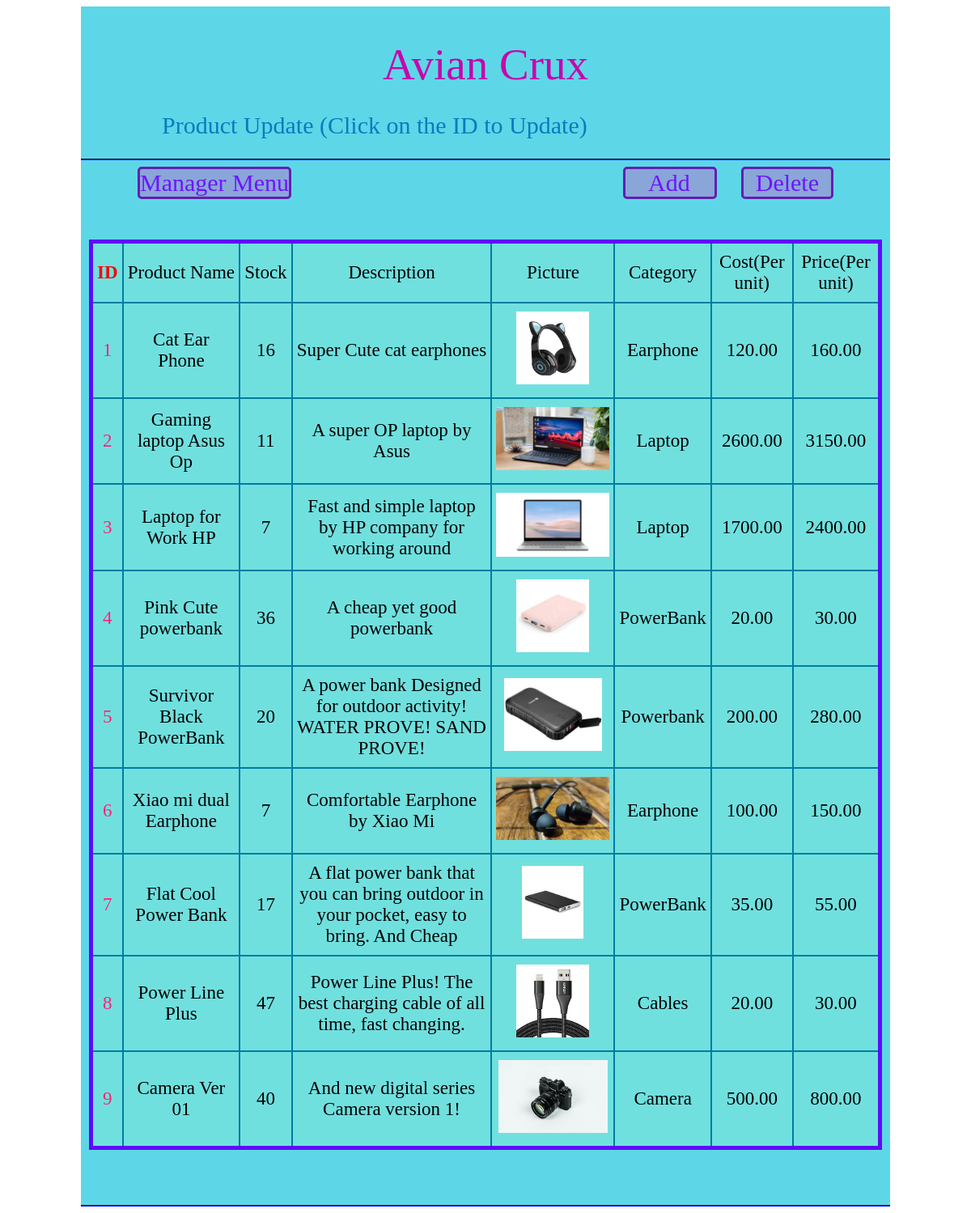
The page /ManagerUpdateProductList.php (signed in) on the database its author committed.
### tables this page shows
CREATE TABLE `productlist` (
  `ProductID` int(11) NOT NULL,
  `ProductName` varchar(255) NOT NULL,
  `ProductDescription` varchar(255) NOT NULL,
  `ProductCategory` varchar(255) NOT NULL,
  `ProductStock` int(11) NOT NULL,
  `ProductCost` decimal(10,2) NOT NULL,
  `ProductPrice` decimal(10,2) NOT NULL,
  `ProductPicture` varchar(255) NOT NULL
);

### ManagerUpdateProductList.php (the view, shortened to what this page needs)
<?php session_start();
include_once 'connection.php';?>
<!DOCTYPE html>
<html lang="en">
<head>
    <link href="allin1css.css" rel="stylesheet"  type="text/css"/>
</head>
<body>
    <center>
<div id="contain">
    <div id="header"><center><div id= "pagetype">Avian Crux</div></center></div>
    <div id="menu" class="welcome">Product Update (Click on the ID to Update)</div>
    <hr class="lining">
    <div id="menu" >
        <div id="firstconn"><a href="AvianCruxManagerHome.php" class="deco">Manager Menu</a></div>
        <div class="lastconn"><a href="ManagerDeleteProductList.php" class="deco">   &nbsp;  Delete  &nbsp;   </a></div>
        <div class="secondlastconn"><a href="ManagerAddProductListForm.php" class="deco">  &nbsp;&nbsp;&nbsp;  Add  &nbsp;&nbsp;&nbsp;  </a></div>
    </div>
    <div style="height:60px;"></div>
    <table class="choosable">
<tr class="choosable">
<td class="choosable"><font color="red"><b>ID</b></font></td>
<td class="choosable">Product Name</td>
<td class="choosable">Stock</td>
<td class="choosable">Description</td>
<td class="choosable">Picture</td>
<td class="choosable">Category</td>
<td class="choosable">Cost(Per unit)</td>
<td class="choosable">Price(Per unit)</td>
</tr>
<?php
$sqlquery11= "Select * From productlist";
$result11 = mysqli_query($conn, $sqlquery11);
$resultcheck11 = mysqli_num_rows($result11) ;
if ($resultcheck11 > 0){
    while($row = mysqli_fetch_assoc($result11)){
?>
<tr class="choosable">
<td class="choosable"><a href="ManagerUpdateProductListForm.php?ProductID=<?php echo $row['ProductID']; ?>" class="linkform"><?php
echo $row['ProductID'];
?></a></td>
<td class="choosable"><?php echo $row['ProductName']; ?></td>
<td class="choosable"><?php echo $row['ProductStock']; ?></td>
<td class="choosable"><?php echo $row['ProductDescription']; ?></td>
<td class="choosable"><img src="image/products/<?php  echo $row['ProductPicture']; ?>" class = "ListImage"></td>
<td class="choosable"><?php echo $row['ProductCategory']; ?></td>
<td class="choosable"><?php echo $row['ProductCost']; ?></td>
<td class="choosable"><?php echo $row['ProductPrice']; ?></td>
</tr>
<?php }
   }
    ?>
</table>
    <div style="height:60px;"></div>
    <hr class="lining">
</center>
</body>

### allin1css.css (style rules this page uses)
#contain { background-color:rgb(93, 215, 231); width:1000px; }
#header { padding-top: 20px; height:110px; width:1000px; font-size:80px; text-align: center; }
#pagetype { padding-top: 20px; height:100px; width:300px; font-size:55px; text-align: center; color : rgb(199, 5, 173); }
#menu { font-size: 30px; height:30px; width:1000px; color : rgb(6, 124, 192); }
.welcome { text-align: left; padding-left: 100px; padding-bottom: 20px; }
#firstconn { float:left; margin-left: 70px; background-color: rgb(138, 166, 216); border-color: rgb(100, 30, 180); border-width: 3px; border-style: solid; border-radius: 5px; }
.lastconn { float:right; margin-right: 70px; background-color: rgb(138, 166, 216); border-color: rgb(100, 30, 180); border-width: 3px; border-style: solid; border-radius: 5px; }
.secondlastconn { float:right; margin-right: 30px; background-color: rgb(138, 166, 216); border-color: rgb(100, 30, 180); border-width: 3px; border-style: solid; border-radius: 5px; }
.deco { color : rgb(110, 20, 255); text-decoration: none; }
.lining { border-color : rgb(5, 2, 202) }
table.choosable { border-style: solid; border-color: rgb(95, 11, 251); border-width: 5px; text-align: center; border-collapse: collapse; background-color: rgba(141, 236, 208, 0.39); width: 98%; }
tr.choosable,td.choosable { font-size: 23px; border-style: solid; border-color: rgb(0, 124, 161); border-width: 2px; }
.linkform { text-decoration: none; color: rgb(255, 34, 119); }
tr, td { padding: 10px 5px; }
.ListImage { max-width: 140px; max-height: 90px; }

### rows shown on the page
productlist: ProductID "1", ProductName "Cat Ear Phone", ProductStock "16", ProductDescription "Super Cute cat earphones", ProductPicture (picture), ProductCategory "Earphone", ProductCost "120.00", ProductPrice "160.00"
productlist: ProductID "2", ProductName "Gaming laptop Asus Op", ProductStock "11", ProductDescription "A super OP laptop by Asus", ProductPicture (picture), ProductCategory "Laptop", ProductCost "2600.00", ProductPrice "3150.00"
productlist: ProductID "3", ProductName "Laptop for Work HP", ProductStock "7", ProductDescription "Fast and simple laptop by HP company for working around", ProductPicture (picture), ProductCategory "Laptop", ProductCost "1700.00", ProductPrice "2400.00"
productlist: ProductID "4", ProductName "Pink Cute powerbank", ProductStock "36", ProductDescription "A cheap yet good powerbank", ProductPicture (picture), ProductCategory "PowerBank", ProductCost "20.00", ProductPrice "30.00"
productlist: ProductID "5", ProductName "Survivor Black PowerBank", ProductStock "20", ProductDescription "A power bank Designed for outdoor activity! WATER PROVE! SAND PROVE!", ProductPicture (picture), ProductCategory "Powerbank", ProductCost "200.00", ProductPrice "280.00"
productlist: ProductID "6", ProductName "Xiao mi dual Earphone", ProductStock "7", ProductDescription "Comfortable Earphone by Xiao Mi", ProductPicture (picture), ProductCategory "Earphone", ProductCost "100.00", ProductPrice "150.00"
productlist: ProductID "7", ProductName "Flat Cool Power Bank", ProductStock "17", ProductDescription "A flat power bank that you can bring outdoor in your pocket, easy to bring. And Cheap", ProductPicture (picture), ProductCategory "PowerBank", ProductCost "35.00", ProductPrice "55.00"
productlist: ProductID "8", ProductName "Power Line Plus", ProductStock "47", ProductDescription "Power Line Plus! The best charging cable of all time, fast changing.", ProductPicture (picture), ProductCategory "Cables", ProductCost "20.00", ProductPrice "30.00"
productlist: ProductID "9", ProductName "Camera Ver 01", ProductStock "40", ProductDescription "And new digital series Camera version 1!", ProductPicture (picture), ProductCategory "Camera", ProductCost "500.00", ProductPrice "800.00"
